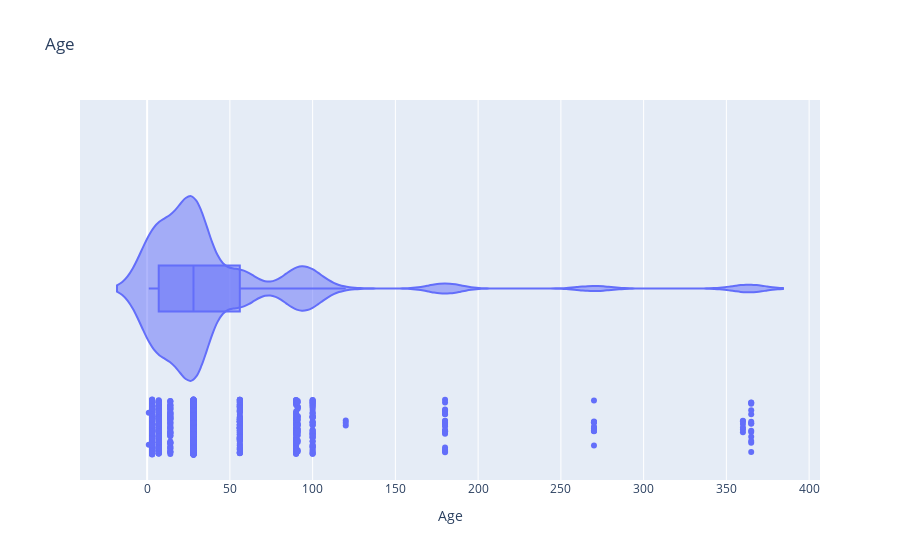

Source (notebook cell):
### Code cell
fig = px.violin(dataset, x="Age",title = 'Age',box=True, points='all')
fig.show()

### Figure 1 — Plotly figure (JSON) as saved in the notebook; plotly's stock layout.template omitted (floating-point values rounded to 4 significant figures; data arrays with more than 128 entries replaced by an {"elided": "..."} marker saying what was removed)
{"data": [{"alignmentgroup": "True", "box": {"visible": true}, "hovertemplate": "Age=%{x}<extra></extra>", "legendgroup": "", "marker": {"color": "#636efa"}, "name": "", "offsetgroup": "", "orientation": "h", "points": "all", "scalegroup": "True", "showlegend": false, "type": "violin", "x": {"elided": "1030 int values"}, "x0": " ", "xaxis": "x", "y0": " ", "yaxis": "y"}], "layout": {"legend": {"tracegroupgap": 0}, "title": {"text": "Age"}, "violinmode": "group", "xaxis": {"anchor": "y", "domain": [0, 1], "title": {"text": "Age"}}, "yaxis": {"anchor": "x", "domain": [0, 1]}}}
